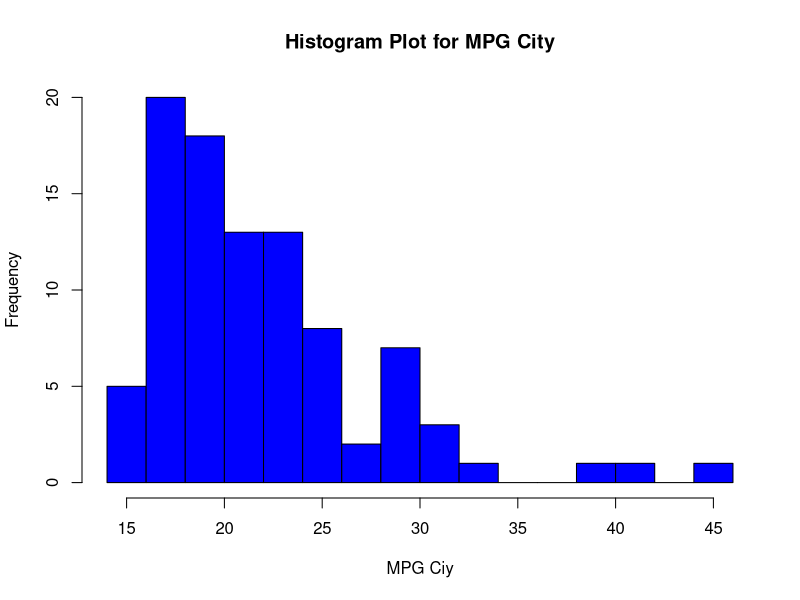
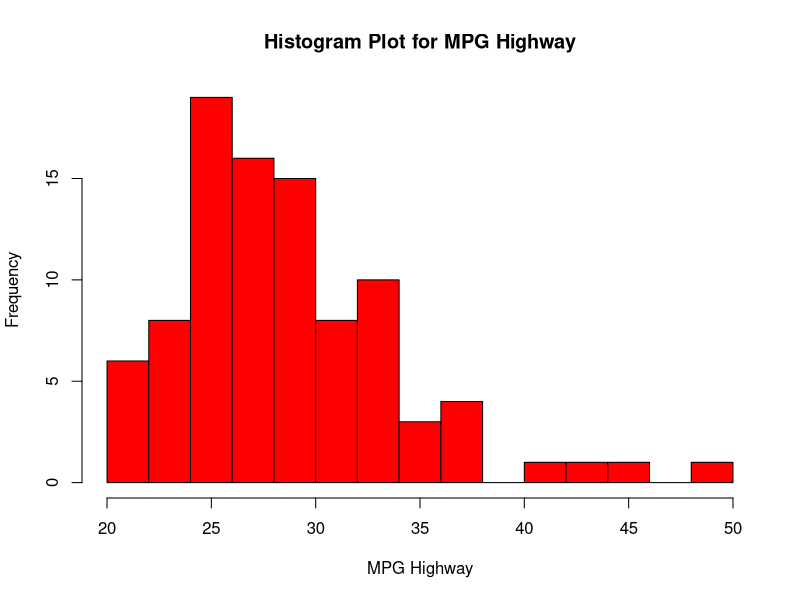
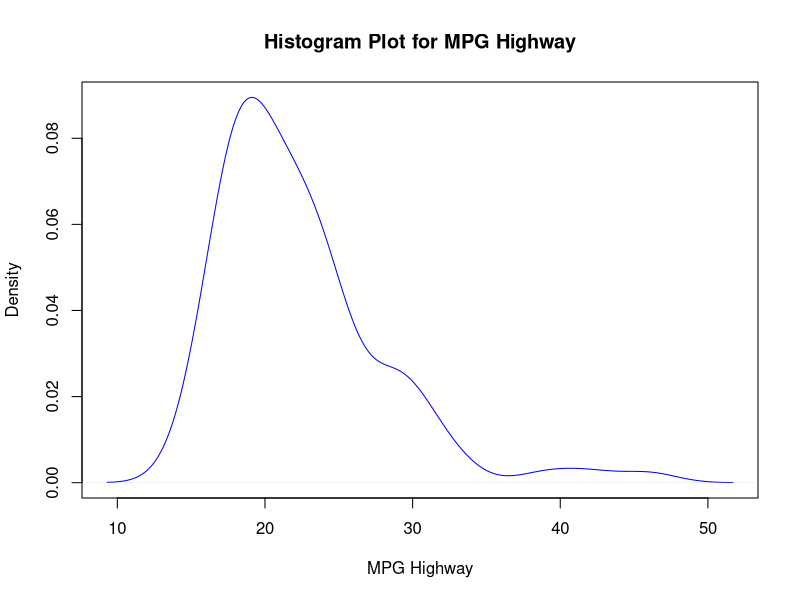
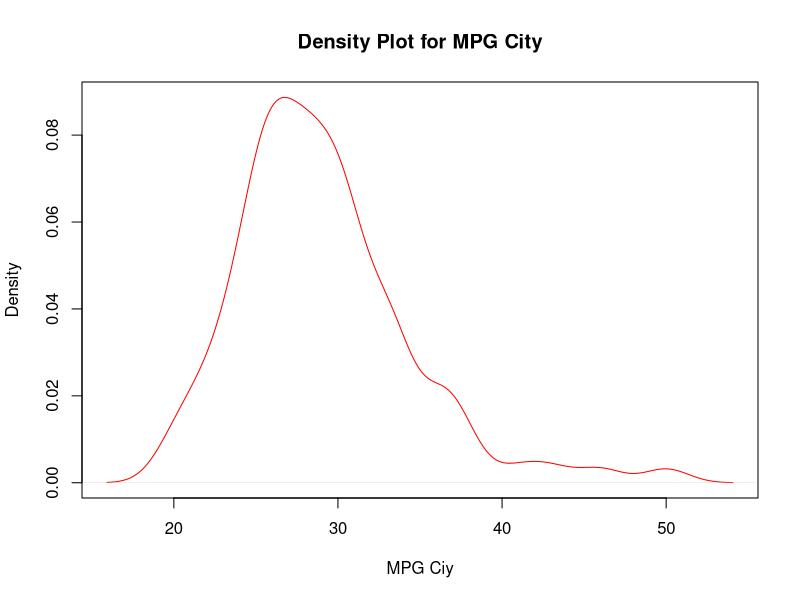
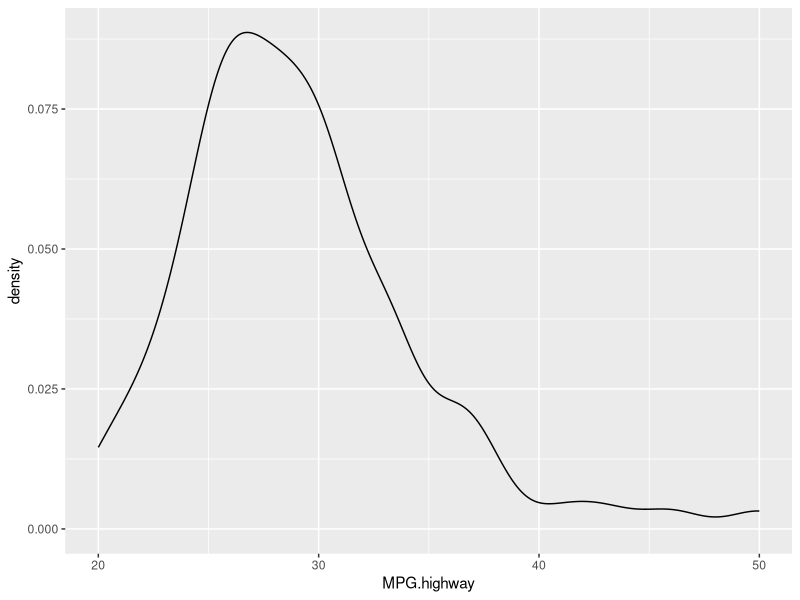
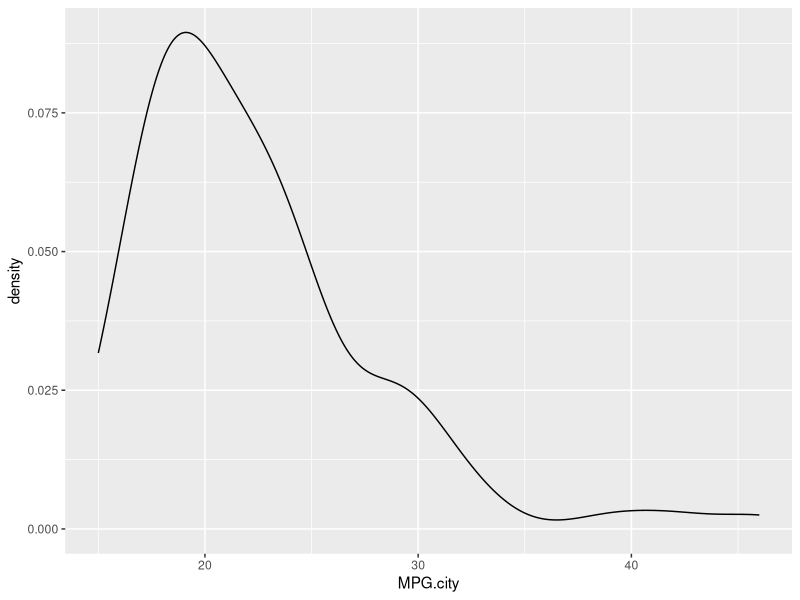
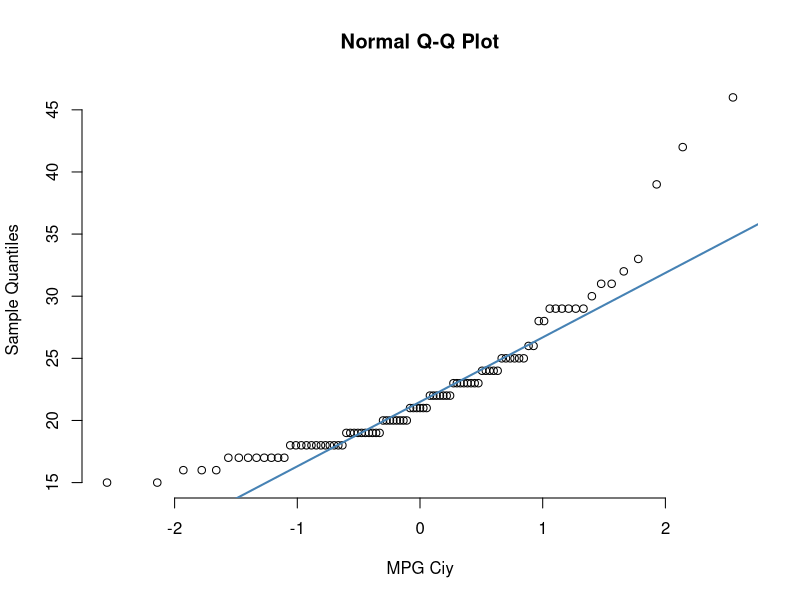
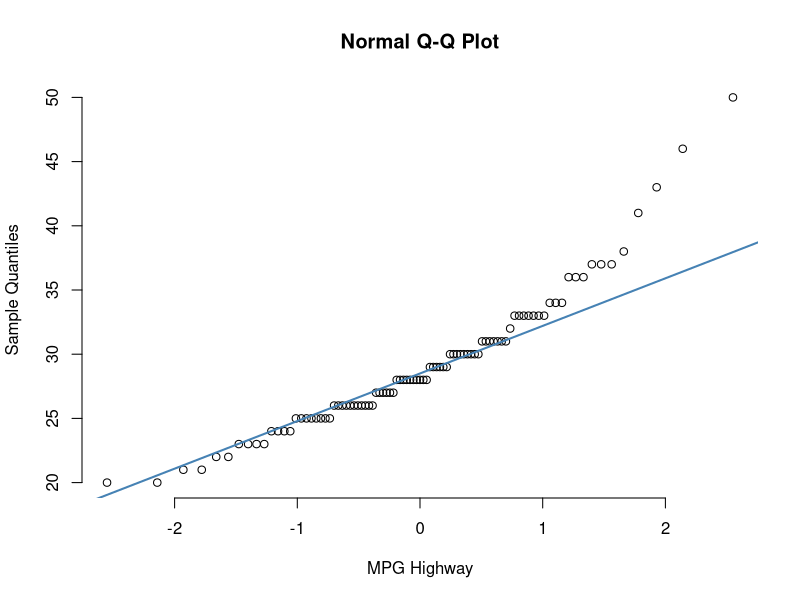

Recreate these plots in R, in order.
library(MASS)
library(ggplot2)
data <- Cars93

#histograms
hist(data$MPG.city, col="blue",xlab = "MPG Ciy" ,main = "Histogram Plot for MPG City",breaks = 15)
hist(data$MPG.highway, col="red", xlab = "MPG Highway",main = "Histogram Plot for MPG Highway",breaks=15)
data$MPG.city
data
#density plots with basic R
d.highway <- density(data$MPG.city)
plot(d.highway, xlab = "MPG Highway",main = "Histogram Plot for MPG Highway",col="blue")
d.city <- density(data$MPG.highway)
plot(d.city,xlab = "MPG Ciy" ,main = "Density Plot for MPG City",col="red")

#density plots with ggplot2
ggplot(data, aes(x=MPG.highway)) + 
  geom_density()

ggplot(data, aes(x=MPG.city)) + 
  geom_density()

#qqplots
qqnorm(data$MPG.city, pch = 1, frame = FALSE,xlab = "MPG Ciy" )
qqline(data$MPG.city, col = "steelblue", lwd = 2)

qqnorm(data$MPG.highway, pch = 1, frame = FALSE,xlab = "MPG Highway")
qqline(data$MPG.highway, col = "steelblue", lwd = 2)

#boxplots
boxplot(data$MPG.city)
boxplot(data$MPG.highway)



#getting rid of outliers with subset function
without.outliers.data<- subset(data,MPG.highway<40 & MPG.highway<40)

#log transform
Cars93.log <- transform(without.outliers.data, MPG.highway.log=log(MPG.highway), MPG.city.log=log(MPG.city))

#histograms
hist(Cars93.log$MPG.city.log, col="blue",xlab = "MPG Ciy" ,main = "Histogram Plot for MPG City",breaks = 15)
hist(Cars93.log$MPG.highway.log, col="red", xlab = "MPG Highway",main = "Histogram Plot for MPG Highway",breaks=15)

#density plots with basic R
d.highway <- density(Cars93.log$MPG.city.log)
plot(d.highway, xlab = "MPG Highway",main = "Histogram Plot for MPG Highway",col="blue")
d.city <- density(Cars93.log$MPG.highway.log)
plot(d.city,xlab = "MPG Ciy" ,main = "Density Plot for MPG City",col="red")

#density plots with ggplot2
ggplot(Cars93.log, aes(x=MPG.highway.log)) + 
  geom_density()

ggplot(Cars93.log, aes(x=MPG.city.log)) + 
  geom_density()

#qqplots
qqnorm(Cars93.log$MPG.city.log, pch = 1, frame = FALSE)
qqline(Cars93.log$MPG.city.log, col = "steelblue", lwd = 2,xlab = "MPG Ciy" )

qqnorm(Cars93.log$MPG.highway.log, pch = 1, frame = FALSE)
qqline(Cars93.log$MPG.highway.log, col = "steelblue", lwd = 2,xlab="MPG Highway")

#boxplots
boxplot(Cars93.log$MPG.city.log)
boxplot(Cars93.log$MPG.highway.log)





############################3333333





library(MASS)
#install.packages("dplyr")
library(dplyr)
#install.packages("ggpubr")
library(ggpubr)


library(MASS)
library(ggplot2)
data <- Cars93

data <- birthwt

birthwt.mean <- mean(data$bwt)
birthwt.sd <- sd(data$bwt)
birthwt.se <- birthwt.sd/sqrt(length(data))



#histogram
hist(data$bwt, col="blue",xlab = "Birth Weight" ,main = "Birth Weight Data",breaks = 20)
#qqplot
qqnorm(data$bwt, pch = 1, frame = FALSE)
qqline(data$bwt, col = "steelblue", lwd = 2,xlab = "Birth Weight" )

shapiro.test(data$bwt)

#H0: Data is Normally Distributed
#H1: Data is not Normally Distributed    alpha=0.05

#If p ≤ 0.05: then the null hypothesis can be rejected 
#(i.e. the variable is NOT normally distributed).
#If p > 0.05: then the null hypothesis cannot be rejected 
#(i.e. the variable MAY BE normally distributed).

# So p is greater than 0.05 our data is normally distributed.



#t-test

t.test(data$bwt,mu=2000)


#Confidence interval 

t.score <-  qt(p=0.05, df=188,lower.tail=F)

error <- t.score * birthwt.se
lower.bound <- birthwt.mean  - error
upper.bound <- birthwt.mean  + error
print(c(lower.bound,upper.bound))

a <- subset(data, bwt < 2500)


#1 — Hypothesis for first Fisher’s Exact Test (Alternative Two Sided):
#Ho: The odds ratio is equal to 1
#Ha: The odds ratio is not equal to 1
#2 — Hypothesis for first Fisher’s Exact Test (Alternative Less):
#Ho: The odds ratio is equal to or greater than 1
#Ha: The odds ratio is less than 1
#3 — Hypothesis for first Fisher’s Exact Test (Alternative Greater):
#Ho: The odds ratio is equal to or less than 1
#Ha: The odds ratio is greater than 1













########################









#setwd("/Users/mADEMatik/Desktop/LAB/lab2")
###LOOK For the test assumptions for midterm.

###This two samples are dependent so we have to do paired t.test with parameter of paired = TRUE
before.video <- c(25,41,41,54,29,50,54,46,54,33,33,54,37,12,29,41)
after.video <- c(41,66,92,71,71,54,88,54,70,50,58,79,88,46,67,46)

difference <- after.video-before.video
mean(difference)

#Normality test for difference
#H0: Data is Normally Distributed
#H1: Data is not Normally Distributed    alpha=0.05

#If p ≤ 0.05: then the null hypothesis can be rejected 
#(i.e. the variable is NOT normally distributed).
#If p > 0.05: then the null hypothesis cannot be rejected 
#(i.e. the variable MAY BE normally distributed).

# So p is greater than 0.05 our data is normally distributed.


shapiro.test(difference)


#T test for difference 
t.test(difference,mu=0,alternative = "two.sided",conf.level = 0.95)
#T test for paired 
t.test(after.video,before.video, mu = 10 ,paired = TRUE, alternative = "greater",conf.level = 0.95)

#Conclusion : We are 95% confident that the video increases the students grades at least 10 points. 


####Let'assume they are independent

GradesA <- c(25,41,41,54,29,50,54,46,54,33,33,54,37,12,29,41)
GradesB <- c(41,66,92,71,71,54,88,54,70,50,58,79,88,46,67,46)


#Checking normality for each data


shapiro.test(GradesA)

shapiro.test(GradesB)

#Checking the variances are equal or not

var.test(GradesA,GradesB)


t.test(GradesA,GradesB,alternative = "two.sided",mu=0,paired = FALSE,var.equal = TRUE)

#Conclusion: So, we are 95% confident that these two classes have different mean scores.

####ANOVA

#We are searching for the drug effect of 4 painkillers for migrene. 
#We randomly choose 10 individuals for 4 groups.
#Group1 <- Drug A ..... Group4 <- Drug D
#After 30 minutes ,individuals tell their pain scores like this.
A <- c(4.4,5.1,4.3,3.3,2.1,4.7,3.3,4.5,2.1,2.1)
B <- c(6.9,8.1,4.2,5.5,4.3,6.6,5.4,8.2,6.3,6.3)
C <- c(6.7,7.1,6.4,6.6,7.2,5.4,6.0,5.0,5.2,5.2)
D <- c(6.6,4.1,4.4,5.6,8.2,6.4,6.0,5.0,5.2,5.2)

#Box plot for each drug.
boxplot(A,B,C,D)

#Checking the normality
shapiro.test(A)
shapiro.test(B)
shapiro.test(C)
shapiro.test(D)

#Checking the variances are equal

pain <- c(A,B,C,D)
drug <- as.factor(c(rep("A",10),rep("B",10),rep("C",10),rep("D",10)))
migrene <- data.frame(pain,drug)

bartlett.test(pain~drug,data = migrene)

#Anova Part

model <- aov(pain~drug,data = migrene)
summary(model)

#Reject H0 => At least one of the groups mean is different than the others.
#H0:meani= meanj
TukeyHSD(model)

#Conclusion: We are 95% confident that the mean Groups B-C-D are the same, but A is different than those.
plot(TukeyHSD(model, conf.level=.95), las = 2)
resting <- as.factor(c(rep("Yes",5),rep("No",5),rep("Yes",5),rep("No",5),rep("Yes",5),rep("No",5),rep("Yes",5),rep("No",5)))

migrene <- cbind(migrene,resting)

boxplot(pain~drug+resting,data = migrene)

model2way <-aov(pain~drug+resting,data = migrene,) 
summary(model2way)

TukeyHSD(model2way)











